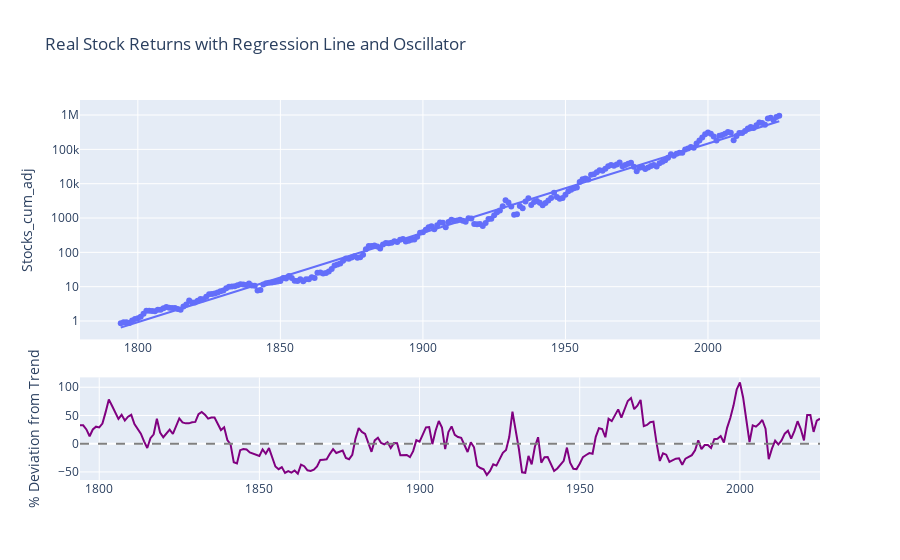

The notebook cell saved with this chart:
### Markdown cell above
Interestingly, we see a roughly linear trend of appreciation from the above chart. This is arguably assuring, given that we have taken the longest timeframe available data allows, and it shows a fairly consistent march of increase.

Linear growth within a logarithmic space (remember, the above chart displays the log of the y-axis) means that stock returns are growing exponentially. In other words a full stock portfolio would have historically doubled every set number of years. In this case, we can use the [Rule of 72](https://www.investopedia.com/terms/r/ruleof72.asp) and our median yield of 8% per year to determine that the market doubles every 72 / 8 = 9 years.

The plotly library supports regression out of the box. Given that trendline appears linear when the y-axis is logarithmically transformed, let's see how log-linear regression fares.

### Code cell
import plotly.graph_objects as go
from plotly.subplots import make_subplots
import numpy as np

# Create figure with secondary y-axis
fig = make_subplots(rows=2, cols=1, 
                   row_heights=[0.7, 0.3],
                   vertical_spacing=0.1)

# Add scatter plot to the top subplot
scatter = px.scatter(df, x=df.index, y='Stocks_cum_adj', log_y=True, trendline="ols", 
                    trendline_options=dict(log_y=True))

# Extract the regression line data
regression_line = next(trace for trace in scatter.data if trace.mode == 'lines')
predicted_values = np.array(regression_line.y)

# Calculate oscillator (percentage deviation from regression)
actual_values = df['Stocks_cum_adj'].values
oscillator = ((actual_values - predicted_values) / predicted_values) * 100

# Add traces to the figure
fig.add_trace(scatter.data[0], row=1, col=1)  # Scatter plot
fig.add_trace(scatter.data[1], row=1, col=1)  # Regression line

# Add oscillator trace
fig.add_trace(
    go.Scatter(x=df.index, y=oscillator, mode='lines', name='Oscillator',
               line=dict(color='purple')),
    row=2, col=1
)

# Add a horizontal line at 0 for the oscillator
fig.add_hline(y=0, row=2, col=1, line_dash="dash", line_color="gray")

# Update layout
fig.update_layout(
    title="Real Stock Returns with Regression Line and Oscillator",
    showlegend=False,
    height=800  # Increase overall height to accommodate both plots
)

# Update y-axes labels
fig.update_yaxes(title_text="Stocks_cum_adj", type="log", row=1, col=1)
fig.update_yaxes(title_text="% Deviation from Trend", row=2, col=1)

fig.show()

### Figure 1 — Plotly figure (JSON) as saved in the notebook; plotly's stock layout.template omitted (floating-point values rounded to 4 significant figures; data arrays with more than 128 entries replaced by an {"elided": "..."} marker saying what was removed)
{"data": [{"hovertemplate": "Year=%{x}<br>Stocks_cum_adj=%{y}<extra></extra>", "legendgroup": "", "marker": {"color": "#636efa", "symbol": "circle"}, "mode": "markers", "name": "", "orientation": "v", "showlegend": false, "type": "scatter", "x": {"elided": "232 str values"}, "xaxis": "x", "y": {"elided": "232 float values"}, "yaxis": "y"}, {"hovertemplate": "<b>OLS trendline</b><br>log10(Stocks_cum_adj) = 8.24207e-10 * Year + 4.39044<br>R<sup>2</sup>=0.992817<br><br>Year=%{x}<br>Stocks_cum_adj=%{y} <b>(trend)</b><extra></extra>", "legendgroup": "", "marker": {"color": "#636efa", "symbol": "circle"}, "mode": "lines", "name": "", "showlegend": false, "type": "scatter", "x": {"elided": "232 str values"}, "xaxis": "x", "y": {"elided": "232 float values"}, "yaxis": "y"}, {"line": {"color": "purple"}, "mode": "lines", "name": "Oscillator", "type": "scatter", "x": {"elided": "232 str values"}, "xaxis": "x2", "y": {"elided": "232 float values"}, "yaxis": "y2"}], "layout": {"autosize": true, "shapes": [{"line": {"color": "gray", "dash": "dash"}, "type": "line", "x0": 0, "x1": 1, "xref": "x2 domain", "y0": 0, "y1": 0, "yref": "y2"}], "showlegend": false, "title": {"text": "Real Stock Returns with Regression Line and Oscillator"}, "xaxis": {"anchor": "y", "autorange": true, "domain": [0, 1], "range": ["1779-09-01 15:08:21.7774", "2039-05-03 08:51:38.2226"], "type": "date"}, "xaxis2": {"anchor": "y2", "autorange": true, "domain": [0, 1], "range": ["1794-01-01", "2025-01-01"], "type": "date"}, "yaxis": {"anchor": "x", "autorange": true, "domain": [0.37, 1], "range": [-0.5335, 6.393], "title": {"text": "Stocks_cum_adj"}, "type": "log"}, "yaxis2": {"anchor": "x2", "autorange": true, "domain": [0, 0.27], "range": [-64.34, 117.4], "title": {"text": "% Deviation from Trend"}, "type": "linear"}}}
